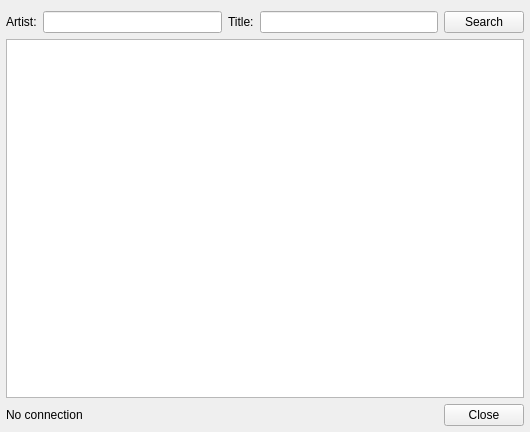
<?xml version="1.0" encoding="UTF-8"?>
<ui version="4.0">
 <class>LyricsWindow</class>
 <widget class="QWidget" name="LyricsWindow">
  <property name="geometry">
   <rect>
    <x>0</x>
    <y>0</y>
    <width>530</width>
    <height>432</height>
   </rect>
  </property>
  <property name="windowTitle">
   <string>Lyrics Plugin</string>
  </property>
  <layout class="QGridLayout" name="gridLayout">
   <property name="leftMargin">
    <number>6</number>
   </property>
   <property name="rightMargin">
    <number>6</number>
   </property>
   <property name="bottomMargin">
    <number>6</number>
   </property>
   <item row="0" column="0" colspan="3">
    <layout class="QHBoxLayout" name="horizontalLayout">
     <item>
      <widget class="QLabel" name="label">
       <property name="text">
        <string>Artist:</string>
       </property>
      </widget>
     </item>
     <item>
      <widget class="QLineEdit" name="artistLineEdit"/>
     </item>
     <item>
      <widget class="QLabel" name="label_2">
       <property name="text">
        <string>Title:</string>
       </property>
      </widget>
     </item>
     <item>
      <widget class="QLineEdit" name="titleLineEdit"/>
     </item>
     <item>
      <widget class="QPushButton" name="searchPushButton">
       <property name="text">
        <string>Search</string>
       </property>
      </widget>
     </item>
    </layout>
   </item>
   <item row="2" column="0">
    <widget class="QLabel" name="stateLabel">
     <property name="text">
      <string>No connection</string>
     </property>
    </widget>
   </item>
   <item row="2" column="1">
    <spacer name="horizontalSpacer">
     <property name="orientation">
      <enum>Qt::Horizontal</enum>
     </property>
     <property name="sizeHint" stdset="0">
      <size>
       <width>383</width>
       <height>20</height>
      </size>
     </property>
    </spacer>
   </item>
   <item row="2" column="2">
    <widget class="QPushButton" name="pushButton">
     <property name="text">
      <string>Close</string>
     </property>
    </widget>
   </item>
   <item row="1" column="0" colspan="3">
    <widget class="QTextBrowser" name="textBrowser">
     <property name="openExternalLinks">
      <bool>true</bool>
     </property>
    </widget>
   </item>
  </layout>
 </widget>
 <resources/>
 <connections>
  <connection>
   <sender>pushButton</sender>
   <signal>clicked()</signal>
   <receiver>LyricsWindow</receiver>
   <slot>close()</slot>
   <hints>
    <hint type="sourcelabel">
     <x>440</x>
     <y>333</y>
    </hint>
    <hint type="destinationlabel">
     <x>174</x>
     <y>343</y>
    </hint>
   </hints>
  </connection>
 </connections>
</ui>
